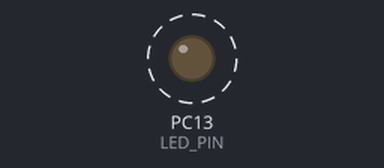
Bench run of a sketch on a simulated STM32 Blue Pill. Parts: output pins drawn as LEDs (lit = HIGH). Dashed ring = blinking.

Above: at 0.2 s.
Timing chart, 0 to 3.0 s (numbered marks = the images above):
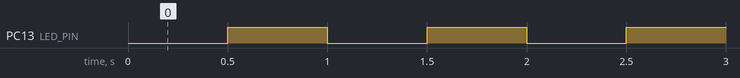

Measured:
- by itself, PC13 (LED_PIN): alternates HIGH for 0.50 s and LOW for 0.50 s

The sketch:

example_1.ino
```cpp
// Toggle the onboard LED (PC13) every 500 ms while sending an incrementing counter over Serial1 (PA9 TX / PA10 RX).
//
// Buy this module: https://shillehtek.com/products/shillehtek-pre-soldered-authentic-stm32f103c8t6-arm-stm32
// Full manual: https://shillehtek.com/blogs/shillehtek-product-manuals/shillehtek-pre-soldered-authentic-stm32f103c8t6-arm-stm32-manual
// More examples: https://github.com/shillehbean/shillehtek-examples
//

// Blue Pill blink + serial counter.
// Board in Arduino IDE: "Generic STM32F1 series" -> "BluePill F103C8"
// Upload method: STM32CubeProgrammer (Serial) or ST-Link.

#define LED_PIN PC13  // Onboard LED (active LOW)

void setup() {
  pinMode(LED_PIN, OUTPUT);
  Serial1.begin(9600);   // PA9 TX / PA10 RX
  Serial1.println("Blue Pill awake");
}

uint32_t counter = 0;

void loop() {
  digitalWrite(LED_PIN, LOW);   // LED on
  delay(500);
  digitalWrite(LED_PIN, HIGH);  // LED off
  delay(500);

  Serial1.print("Blink #");
  Serial1.println(counter++);
}
```
